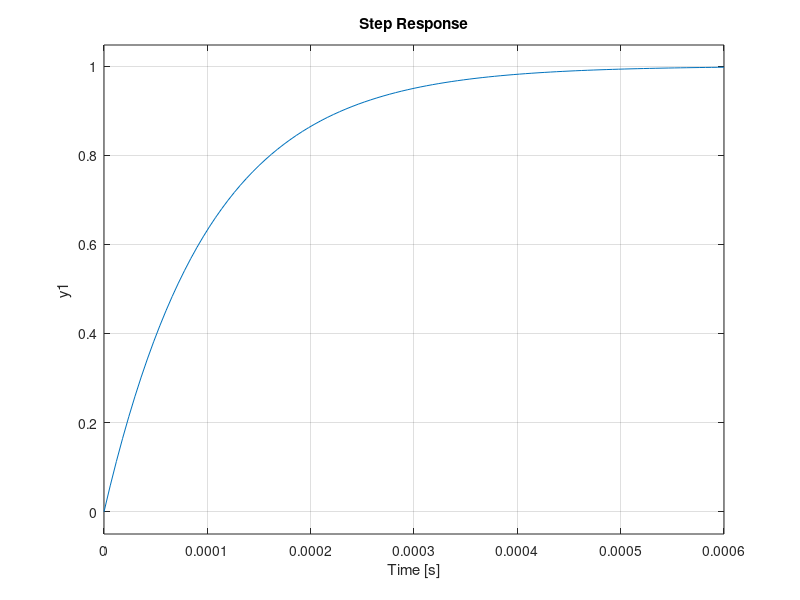

Reproduce this figure in MATLAB.


K=10^6;
Kc=100;
s = tf('s');
Hps = 1/(Kc*(s+1));
Gs = feedback(K*Hps,1,-1);
% Vo=Kc*Gs
% pole(Gs)
% bode(Hps)
% margin(Hps)
step(Gs)
% bode(Gs)
% rlocus(Hps)